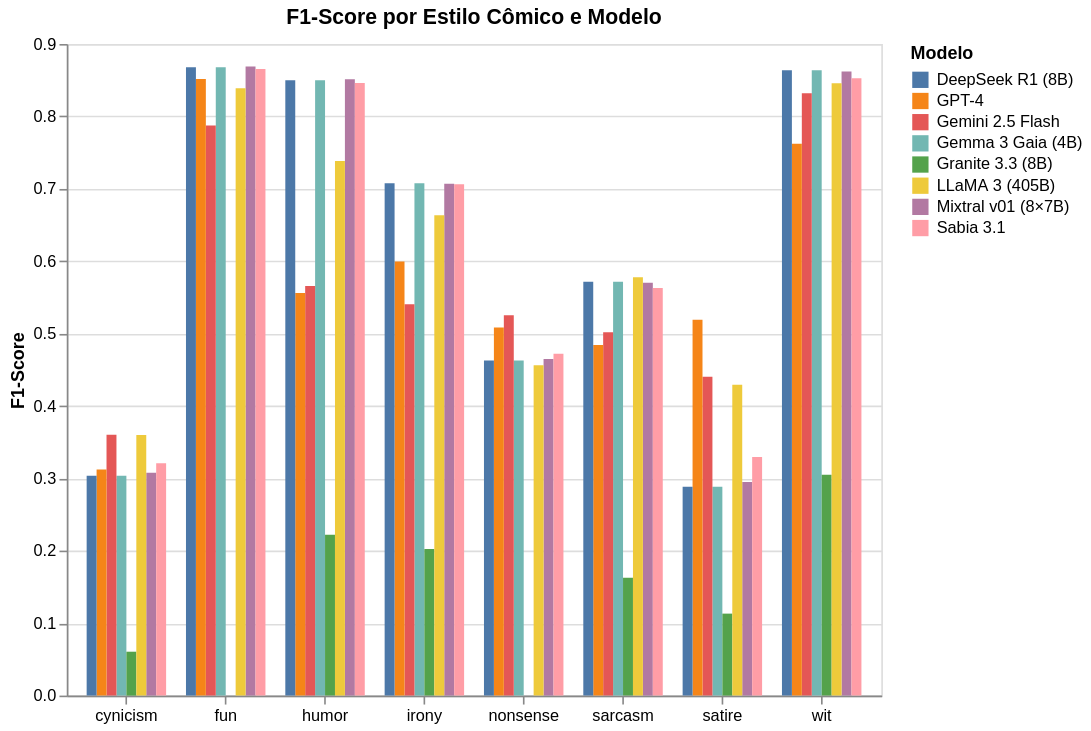

Source (notebook cell):
### Code cell
def graph_all_models_per_style(model_names):
    data = []

    for model_name in model_names:
        f1_scores = df_comic_styles.loc[model_name]['f1_score']
        for style, score in f1_scores.items():
            data.append({
                'style': style,
                'model': model_name,
                'score': score
            })

    df_all = pd.DataFrame(data)

    chart = alt.Chart(df_all).mark_bar().encode(
        x=alt.X('style:N', title=None, axis=alt.Axis(labelAngle=0)),
        y=alt.Y('score:Q', title='F1-Score'),
        color=alt.Color('model:N', title='Modelo'),
        xOffset=alt.X('model:N')  # <-- barras lado a lado dentro do mesmo estilo
    ).properties(
        width=500,
        height=400,
        title='F1-Score por Estilo Cômico e Modelo'
    )

    chart.save(os.path.join(visus_path, "f1_per_style_all_models.png"), scale_factor=3.0)
    chart.show()

model_names = df_comic_styles.index
graph_all_models_per_style(model_names)

### Figure 1 — Vega-Lite specification as saved in the notebook (floating-point values rounded to 4 significant figures)
{"config": {"view": {"continuousWidth": 300, "continuousHeight": 300}}, "data": {"name": "data-dd889d61b57f44c88189a4e9fe5f04bd"}, "mark": {"type": "bar"}, "encoding": {"color": {"field": "model", "title": "Modelo", "type": "nominal"}, "x": {"axis": {"labelAngle": 0}, "field": "style", "title": null, "type": "nominal"}, "xOffset": {"field": "model", "type": "nominal"}, "y": {"field": "score", "title": "F1-Score", "type": "quantitative"}}, "height": 400, "title": "F1-Score por Estilo Cômico e Modelo", "width": 500, "$schema": "https://vega.github.io/schema/vega-lite/v5.20.1.json", "datasets": {"data-dd889d61b57f44c88189a4e9fe5f04bd": [{"style": "fun", "model": "Gemma 3 Gaia (4B)", "score": 0.8677}, {"style": "humor", "model": "Gemma 3 Gaia (4B)", "score": 0.8499}, {"style": "nonsense", "model": "Gemma 3 Gaia (4B)", "score": 0.4628}, {"style": "wit", "model": "Gemma 3 Gaia (4B)", "score": 0.8636}, {"style": "irony", "model": "Gemma 3 Gaia (4B)", "score": 0.7075}, {"style": "satire", "model": "Gemma 3 Gaia (4B)", "score": 0.2883}, {"style": "sarcasm", "model": "Gemma 3 Gaia (4B)", "score": 0.5714}, {"style": "cynicism", "model": "Gemma 3 Gaia (4B)", "score": 0.3036}, {"style": "fun", "model": "Mixtral v01 (8×7B)", "score": 0.8688}, {"style": "humor", "model": "Mixtral v01 (8×7B)", "score": 0.8512}, {"style": "nonsense", "model": "Mixtral v01 (8×7B)", "score": 0.4648}, {"style": "wit", "model": "Mixtral v01 (8×7B)", "score": 0.862}, {"style": "irony", "model": "Mixtral v01 (8×7B)", "score": 0.7068}, {"style": "satire", "model": "Mixtral v01 (8×7B)", "score": 0.2949}, {"style": "sarcasm", "model": "Mixtral v01 (8×7B)", "score": 0.5701}, {"style": "cynicism", "model": "Mixtral v01 (8×7B)", "score": 0.3077}, {"style": "fun", "model": "Sabia 3.1", "score": 0.8654}, {"style": "humor", "model": "Sabia 3.1", "score": 0.8463}, {"style": "nonsense", "model": "Sabia 3.1", "score": 0.472}, {"style": "wit", "model": "Sabia 3.1", "score": 0.8526}, {"style": "irony", "model": "Sabia 3.1", "score": 0.7062}, {"style": "satire", "model": "Sabia 3.1", "score": 0.3295}, {"style": "sarcasm", "model": "Sabia 3.1", "score": 0.5629}, {"style": "cynicism", "model": "Sabia 3.1", "score": 0.3208}, {"style": "fun", "model": "Granite 3.3 (8B)", "score": 0.0}, {"style": "humor", "model": "Granite 3.3 (8B)", "score": 0.2222}, {"style": "nonsense", "model": "Granite 3.3 (8B)", "score": 0.0}, {"style": "wit", "model": "Granite 3.3 (8B)", "score": 0.305}, {"style": "irony", "model": "Granite 3.3 (8B)", "score": 0.2025}, {"style": "satire", "model": "Granite 3.3 (8B)", "score": 0.1132}, {"style": "sarcasm", "model": "Granite 3.3 (8B)", "score": 0.1626}, {"style": "cynicism", "model": "Granite 3.3 (8B)", "score": 0.06061}, {"style": "fun", "model": "Gemini 2.5 Flash", "score": 0.7874}, {"style": "humor", "model": "Gemini 2.5 Flash", "score": 0.5659}, {"style": "nonsense", "model": "Gemini 2.5 Flash", "score": 0.5253}, {"style": "wit", "model": "Gemini 2.5 Flash", "score": 0.8318}, {"style": "irony", "model": "Gemini 2.5 Flash", "score": 0.5407}, {"style": "satire", "model": "Gemini 2.5 Flash", "score": 0.4405}, {"style": "sarcasm", "model": "Gemini 2.5 Flash", "score": 0.5017}, {"style": "cynicism", "model": "Gemini 2.5 Flash", "score": 0.3604}, {"style": "fun", "model": "GPT-4", "score": 0.8515}, {"style": "humor", "model": "GPT-4", "score": 0.5562}, {"style": "nonsense", "model": "GPT-4", "score": 0.5082}, {"style": "wit", "model": "GPT-4", "score": 0.7623}, {"style": "irony", "model": "GPT-4", "score": 0.5996}, {"style": "satire", "model": "GPT-4", "score": 0.5191}, {"style": "sarcasm", "model": "GPT-4", "score": 0.4843}, {"style": "cynicism", "model": "GPT-4", "score": 0.3121}, {"style": "fun", "model": "LLaMA 3 (405B)", "score": 0.8389}, {"style": "humor", "model": "LLaMA 3 (405B)", "score": 0.7385}, {"style": "nonsense", "model": "LLaMA 3 (405B)", "score": 0.4563}, {"style": "wit", "model": "LLaMA 3 (405B)", "score": 0.8458}, {"style": "irony", "model": "LLaMA 3 (405B)", "score": 0.6635}, {"style": "satire", "model": "LLaMA 3 (405B)", "score": 0.4293}, {"style": "sarcasm", "model": "LLaMA 3 (405B)", "score": 0.578}, {"style": "cynicism", "model": "LLaMA 3 (405B)", "score": 0.36}, {"style": "fun", "model": "DeepSeek R1 (8B)", "score": 0.8677}, {"style": "humor", "model": "DeepSeek R1 (8B)", "score": 0.8499}, {"style": "nonsense", "model": "DeepSeek R1 (8B)", "score": 0.4628}, {"style": "wit", "model": "DeepSeek R1 (8B)", "score": 0.8636}, {"style": "irony", "model": "DeepSeek R1 (8B)", "score": 0.7075}, {"style": "satire", "model": "DeepSeek R1 (8B)", "score": 0.2883}, {"style": "sarcasm", "model": "DeepSeek R1 (8B)", "score": 0.5714}, {"style": "cynicism", "model": "DeepSeek R1 (8B)", "score": 0.3036}]}}
